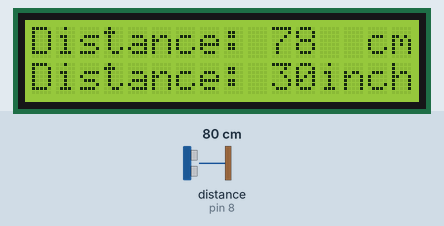
Recording of a sketch running on a simulated Arduino Uno, built with avr-gcc and run on an emulated ATmega328P. Parts: 16×2 character LCD. Wiring (inferred from the names in the program): ultrasonic range finder: trigger A0; echo pin 8. The inputs (shaded band) are chosen by the test bench; at power-on: distance to the obstacle (sensor on pin 8) 80 cm. The echo pulse lasts 58.3 µs per cm.

Above: at 1.26 s.
1.3 s: distance to the obstacle (sensor on pin 8) set to 2 cm
At 1.9 s:
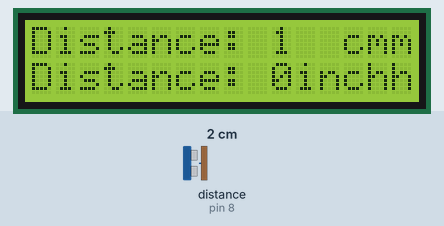
2.8 s: distance to the obstacle (sensor on pin 8) set to 18 cm
At 4.0 s:
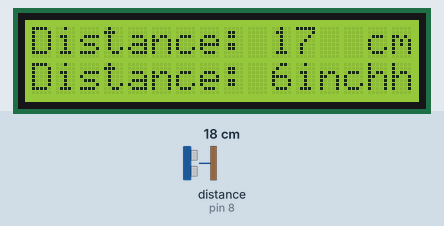
4.3 s: distance to the obstacle (sensor on pin 8) set to 4 cm
At 5.7 s:
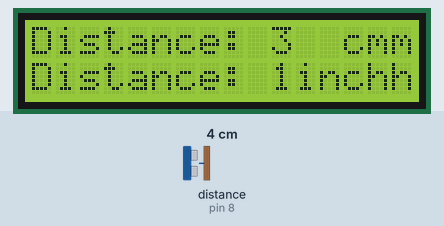
Timing chart, 0 to 7.3 s (numbered marks = the images above; inputs shaded):
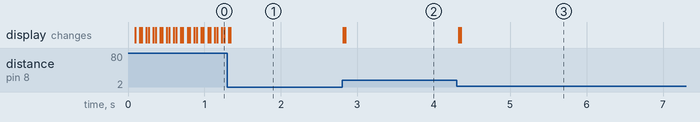

The sketch:

lcdultra.ino
```cpp
#include <LiquidCrystal.h>

LiquidCrystal lcd(12 , 11, 5, 4, 3, 2);
const int trigPin = A0;
const int echoPin = 8;
long duration;
int distanceCm, distanceInch;

void setup() {

lcd.begin(16,2); // Initializes the interface to the LCD screen, and specifies the dimensions (width and height) of the display
pinMode(trigPin, OUTPUT);
pinMode(echoPin, INPUT);

}

void loop() {

digitalWrite(trigPin, LOW);
delayMicroseconds(2);
digitalWrite(trigPin, HIGH);
delayMicroseconds(10);
digitalWrite(trigPin, LOW);

duration = pulseIn(echoPin, HIGH);
distanceCm= duration*0.034/2;
distanceInch = duration*0.0133/2;

lcd.setCursor(0,0); // Sets the location at which subsequent text written to the LCD will be displayed
lcd.print("Distance: "); // Prints string "Distance" on the LCD
lcd.print(distanceCm); // Prints the distance value from the sensor
lcd.print("  cm");
delay(10);
lcd.setCursor(0,1);
lcd.print("Distance: ");
lcd.print(distanceInch);
lcd.print("inch");
delay(10);

}
```

Measured:
- after the input at 1.3 s, the display: first differs from a run without the input at once (image 1)
- after the input at 2.8 s, the display: first changes at once (image 2 shows a later state)
- after the input at 4.3 s, the display: first changes at once (image 3 shows a later state)
